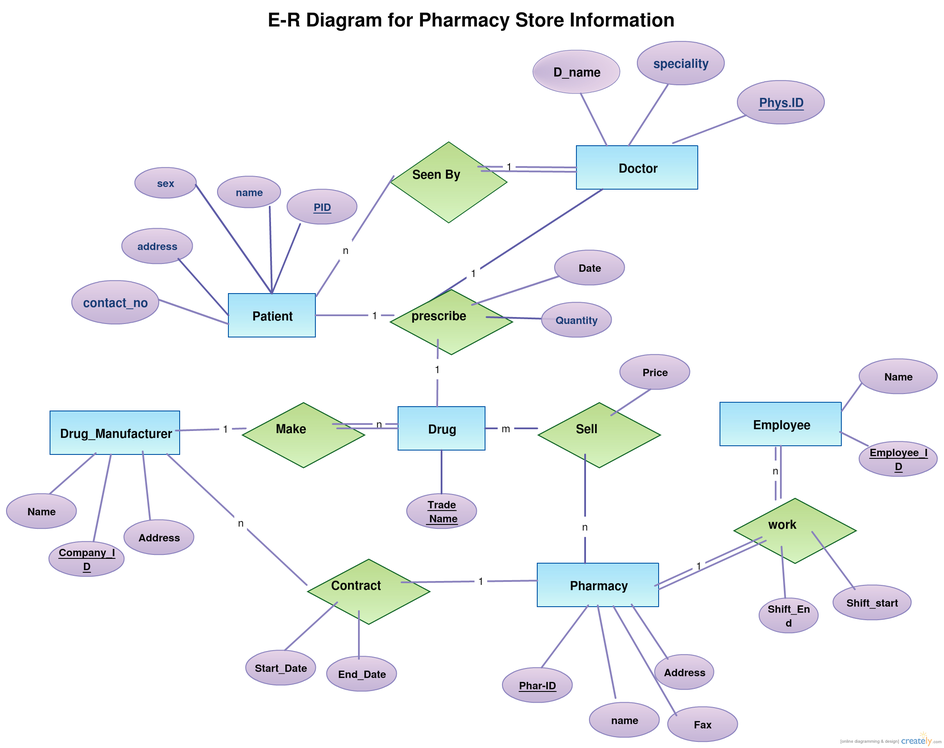
#> input picture neel/img1.png, 944 x 748 px, shrunk from 2170 x 1720 before the run
$ python canny_line_detection.py
#> lines starting #> are read from the running program, lines starting #| are printed output that depends on the picture; after the words box and inside, x2 and y2 are one past the last pixel; in counts of white or black regions, pixels touching at a corner belong together
from __future__ import print_function
import cv2 as cv
import argparse

# Parameters
max_lowThreshold = 100
ratio = 3
kernel_size = 3

def CannyThreshold(val):
    low_threshold = val
    img_blur = cv.blur(src_gray, (3,3))  # Apply blur to the grayscale image
    detected_edges = cv.Canny(img_blur, low_threshold, low_threshold * ratio, kernel_size)  # Canny edge detection
    mask = detected_edges != 0  # Create mask where edges were detected
    dst = src * (mask[:,:,None].astype(src.dtype))  # Mask original image to show edges
    # Save the result as an image file instead of displaying it
    cv.imwrite('neel/detected_edges_output.png', dst)
    print("Edge detection complete. Result saved as 'detected_edges_output.png'.")

# Parsing arguments (you can skip this if running manually)
parser = argparse.ArgumentParser(description='Code for Canny Edge Detector tutorial.')
parser.add_argument('--input', help='Path to the input image.', default='neel/img1.png')
args = parser.parse_args()

# Load the input image
src = cv.imread(args.input)
#> src is the input picture: shape (748, 944, 3); mean B, G, R 245.3, 244.1, 242
if src is None:
    print('Could not open or find the image:', args.input)
    exit(0)

# Convert image to grayscale
src_gray = cv.cvtColor(src, cv.COLOR_BGR2GRAY)
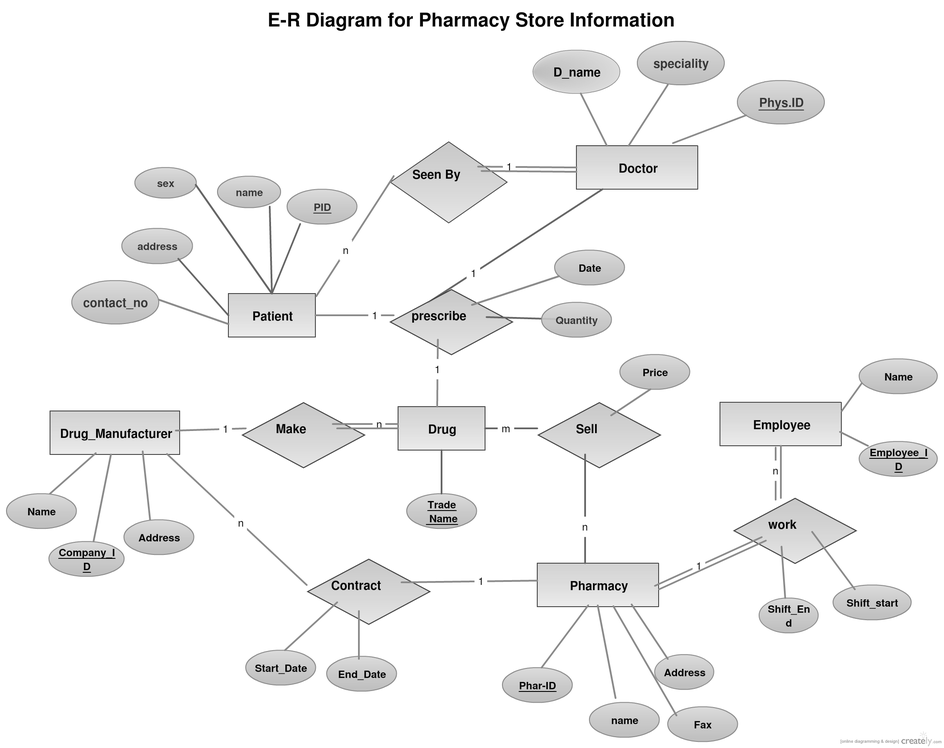
#> src_gray: shape (748, 944); min 0, max 255, mean 243.6

# Run edge detection
CannyThreshold(0)
#> in CannyThreshold, `detected_edges = cv.Canny(img_blur, low_threshold, low_threshold * rat..`:
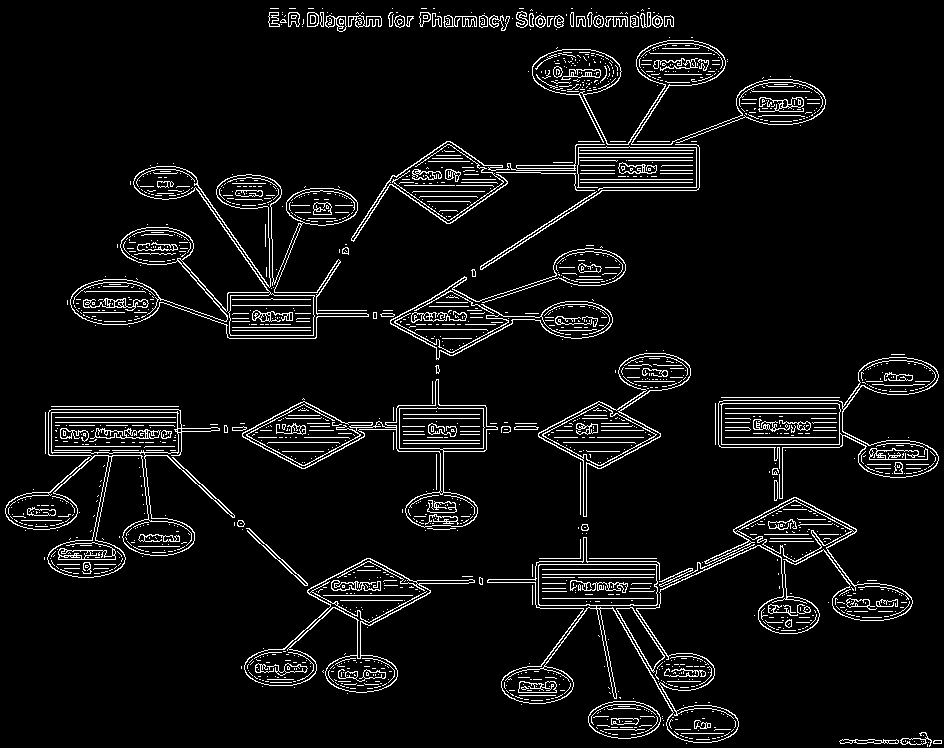
#> detected_edges: shape (748, 944); 6% white in thin lines or dots
#> in CannyThreshold, `mask = detected_edges != 0`: mask: shape (748, 944) bool; 6% white in thin lines or dots
#> in CannyThreshold, `dst = src * (mask[:,:,None].astype(src.dtype))`:
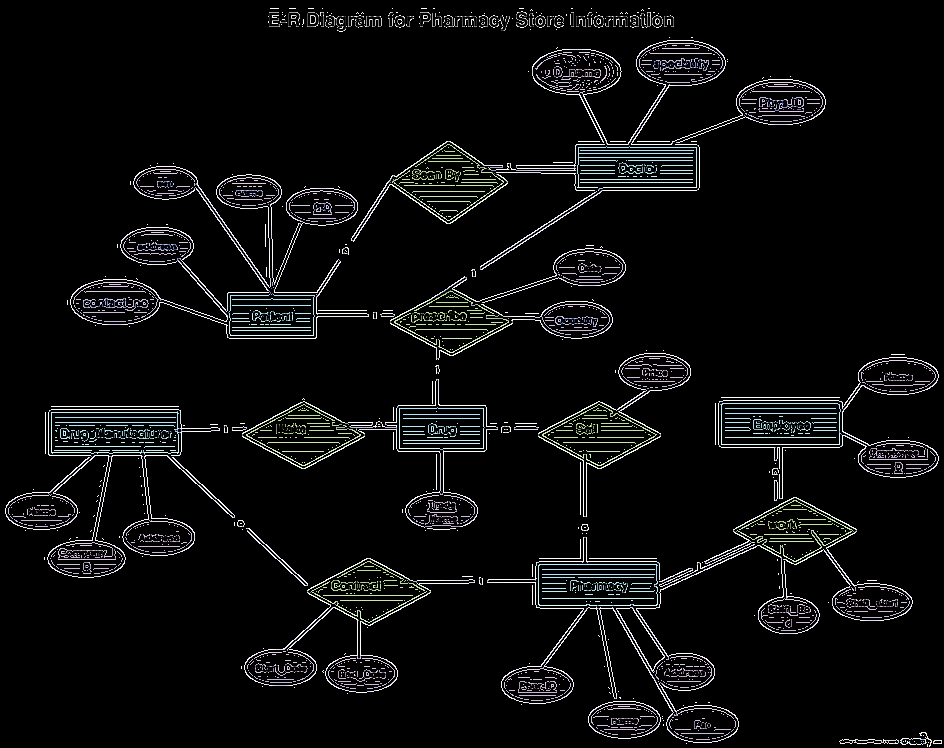
#> dst: shape (748, 944, 3); mean B, G, R 13, 12.8, 12.3

$ run again, with neel/img10.png copied over neel/img1.png
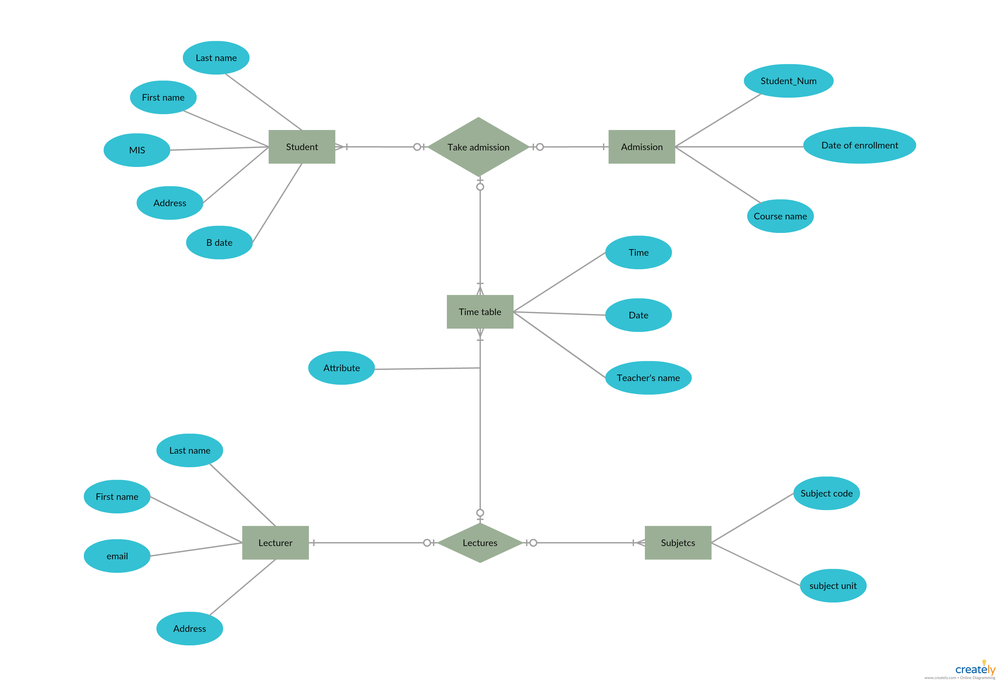
#> input picture neel/img10.png, 1000 x 683 px, shrunk from 3030 x 2070 before the run
#> src is the input picture: shape (683, 1000, 3); mean B, G, R 249.2, 248.9, 241.5
#> in CannyThreshold, `detected_edges = cv.Canny(img_blur, low_threshold, low_threshold * rat..`:
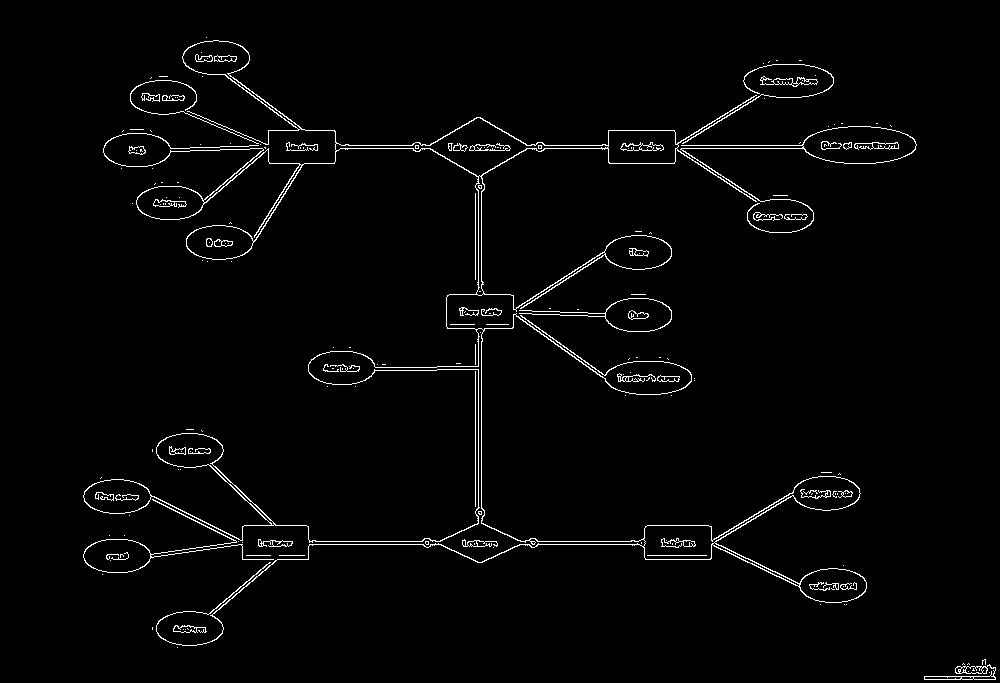
#> detected_edges: shape (683, 1000); 2.2% white in thin lines or dots, all inside (x1, y1, x2, y2) = (83, 37, 996, 680)
#> in CannyThreshold, `dst = src * (mask[:,:,None].astype(src.dtype))`:
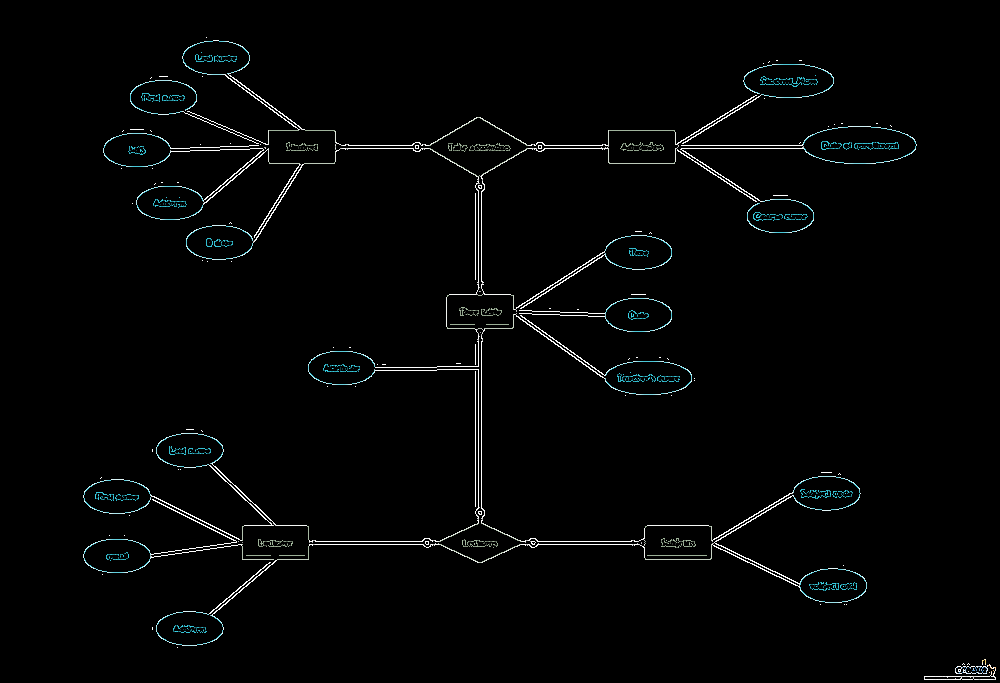
#> dst: shape (683, 1000, 3); mean B, G, R 4.7, 4.7, 3.9

$ run again, with neel/img11.png copied over neel/img1.png
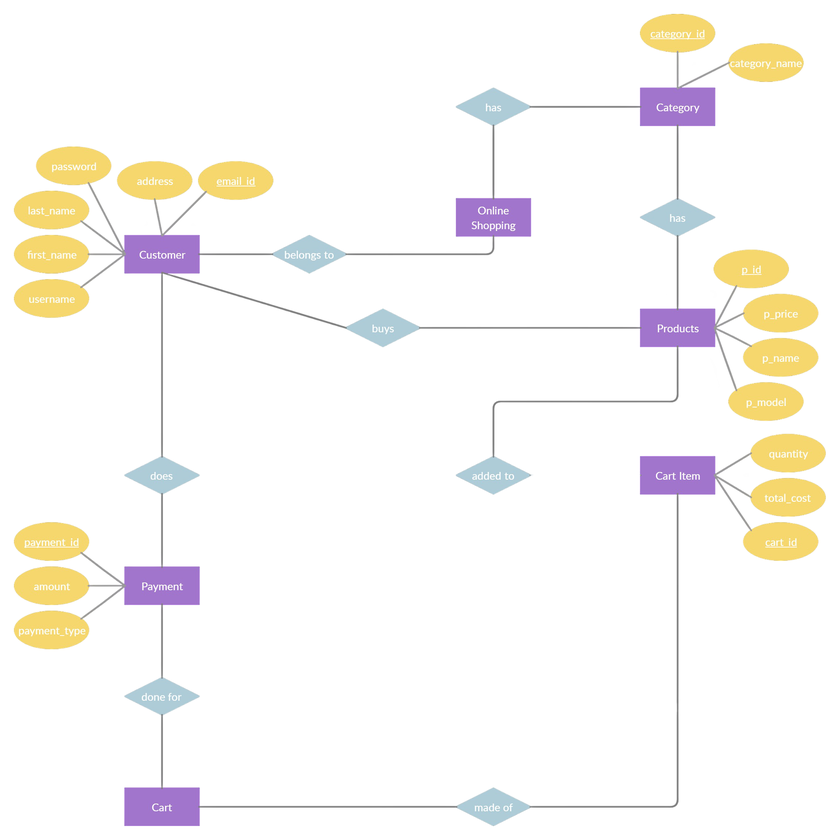
#> input picture neel/img11.png, 840 x 840 px, shrunk from 2281 x 2280 before the run
#> src is the input picture: shape (840, 840, 3); mean B, G, R 243.9, 247.1, 249.5
#> in CannyThreshold, `detected_edges = cv.Canny(img_blur, low_threshold, low_threshold * rat..`:
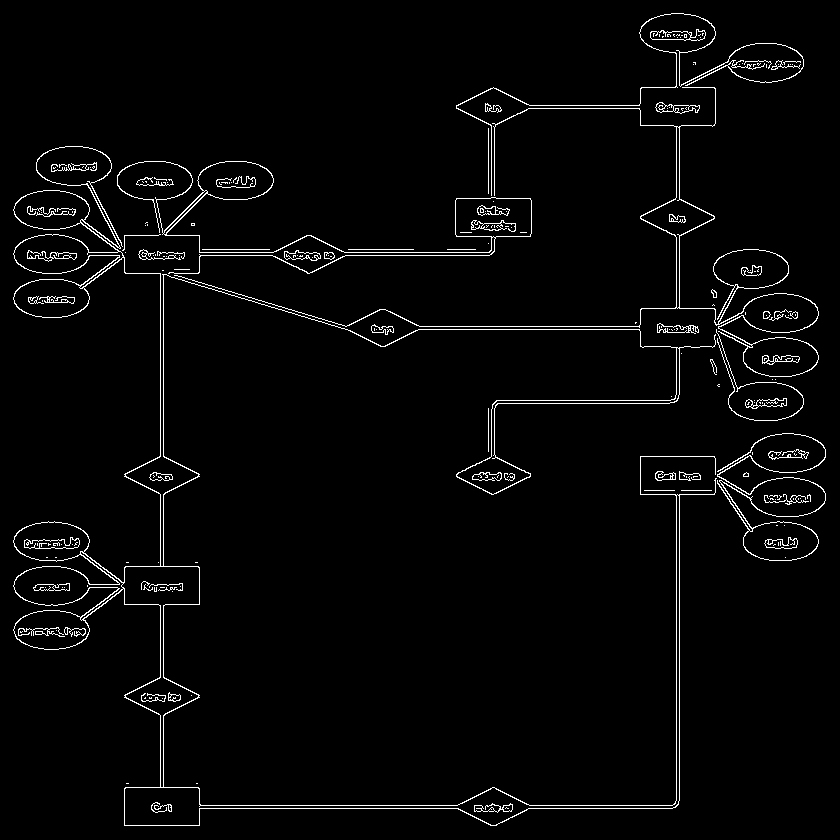
#> detected_edges: shape (840, 840); 2.7% white in thin lines or dots
#> mask: shape (840, 840) bool; 2.7% white in thin lines or dots
#> in CannyThreshold, `dst = src * (mask[:,:,None].astype(src.dtype))`:
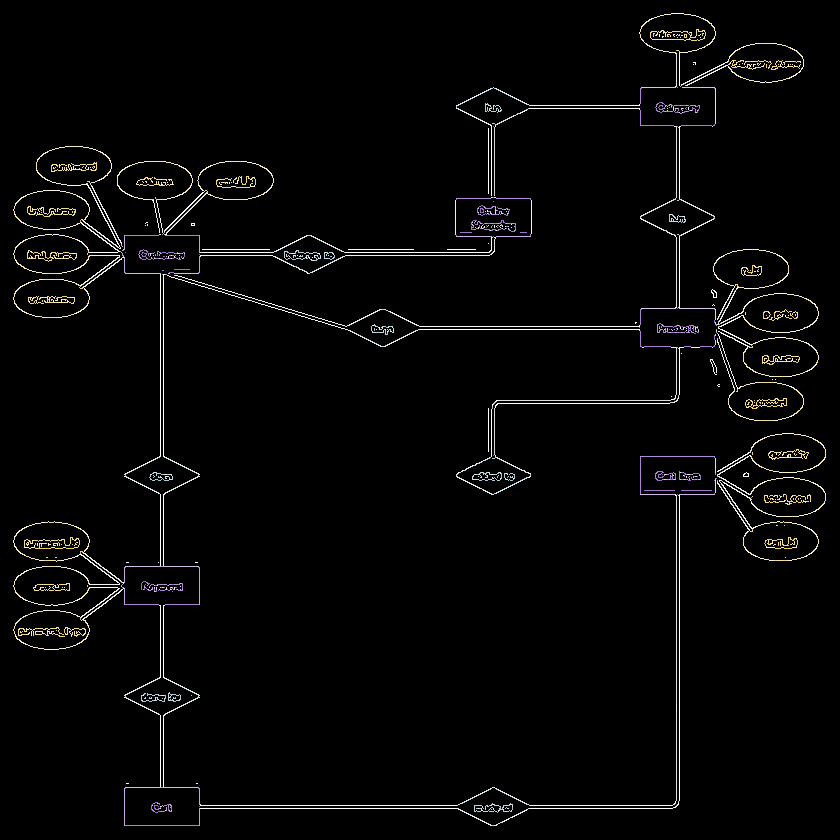
#> dst: shape (840, 840, 3); mean B, G, R 5.7, 6, 6.2

$ run again, with neel/img12.png copied over neel/img1.png
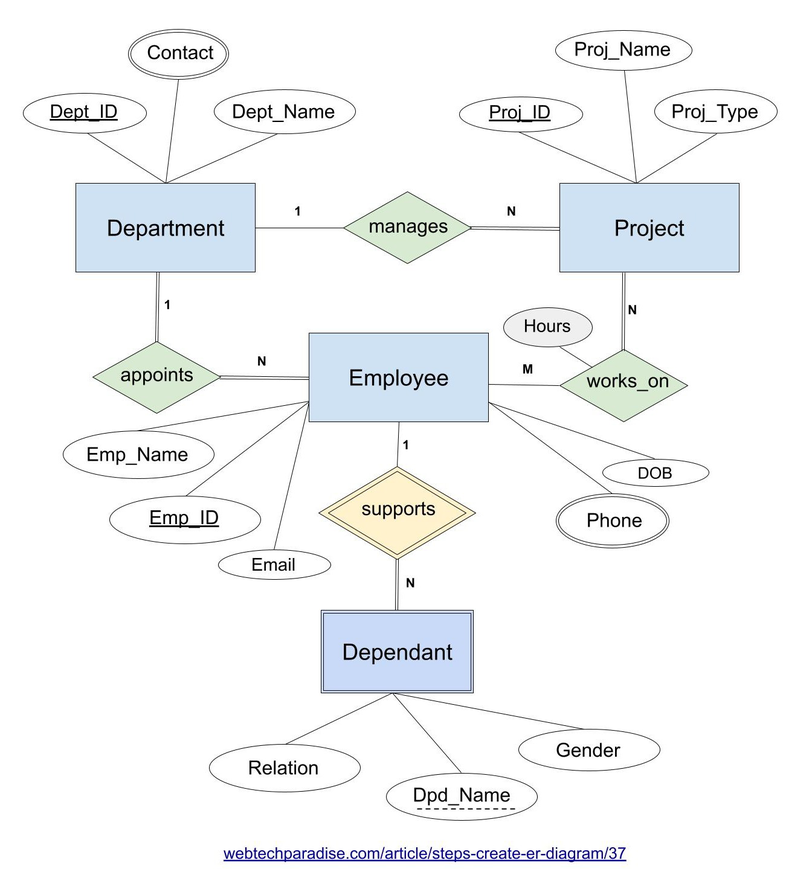
#> input picture neel/img12.png, 812 x 869 px, shrunk from 1344 x 1439 before the run
#> src is the input picture: shape (869, 812, 3); mean B, G, R 246.2, 245.1, 243.4
#> in CannyThreshold, `detected_edges = cv.Canny(img_blur, low_threshold, low_threshold * rat..`:
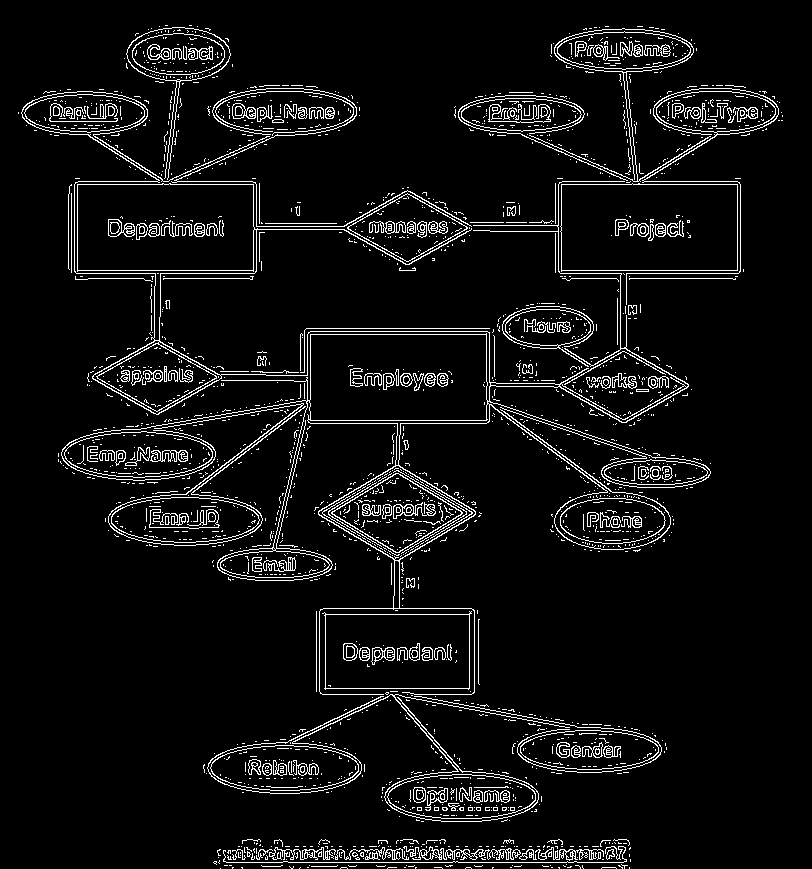
#> detected_edges: shape (869, 812); 6% white in thin lines or dots
#> mask: shape (869, 812) bool; 6% white in thin lines or dots
#> in CannyThreshold, `dst = src * (mask[:,:,None].astype(src.dtype))`:
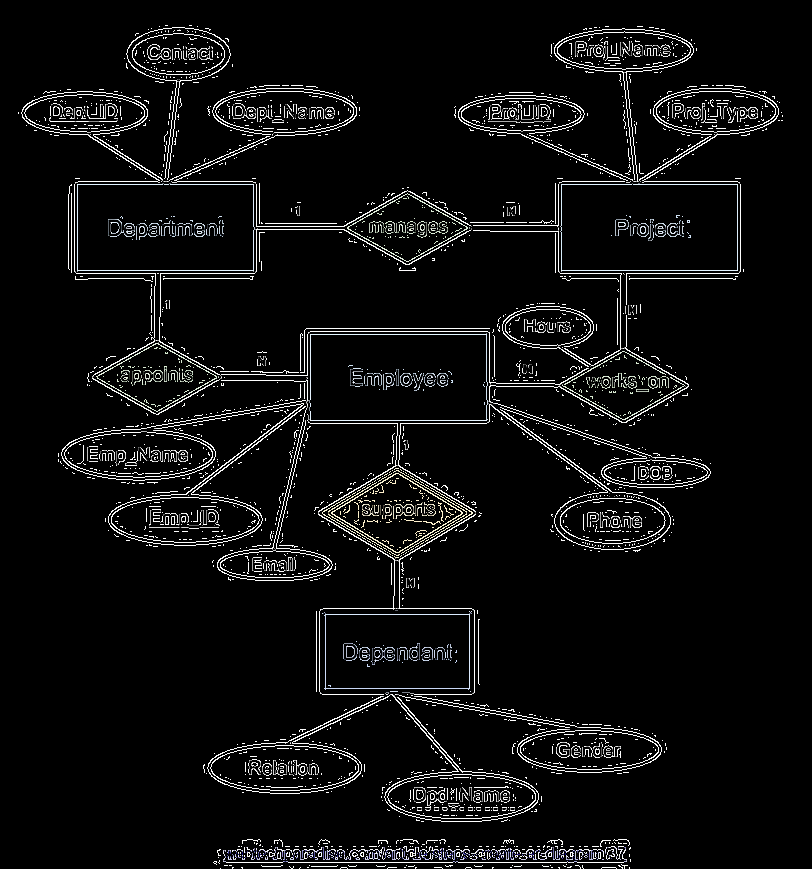
#> dst: shape (869, 812, 3); mean B, G, R 14.1, 14, 13.9
